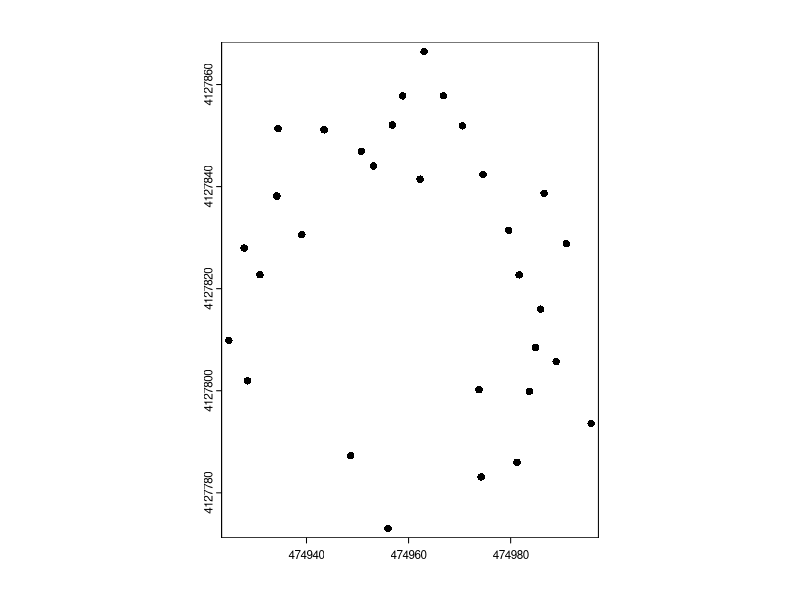

Recreate this plot in R.
### Read SWMaps CSV file and convert to TUREF

# Load required library
library(terra)

# Read the CSV file
raw <- read.csv("Rtk_pol.csv", sep = ",")

# Parse and convert latitude, longitude, and elevation to numeric
ID <- raw$ID
Lat <- as.numeric(gsub(",", ".", gsub("\\.", "", raw$Latitude)))
Long <- as.numeric(gsub(",", ".", gsub("\\.", "", raw$Longitude)))
Z <- as.numeric(gsub(",", ".", gsub("\\.", "", raw$Elevation)))

# Combine longitude and latitude into a matrix
lonlat <- cbind(Long, Lat)

# Create a spatial points vector with WGS84 coordinate reference system
crdref <- "+proj=longlat +datum=WGS84"
pts <- vect(lonlat, crs = crdref)

# Check the coordinate reference system of the points
print(crs(pts))

# Create a data frame with ID and Elevation
att <- data.frame(ID = ID, Z = Z)

# Add attributes to the points vector
pts <- vect(lonlat, atts = att, crs = crdref)

# Define the new coordinate reference system (TUREF)
newcrs <- "epsg:5255"

# Project the points to the new coordinate reference system
p_projected <- terra::project(pts, newcrs)

# Plot the projected points
plot(p_projected)

# Print the geometry of the projected points
print(geom(p_projected))

# Write the projected points to a shapefile
outfile <- "shp_out.shp"
writeVector(p_projected, outfile, overwrite = TRUE)
